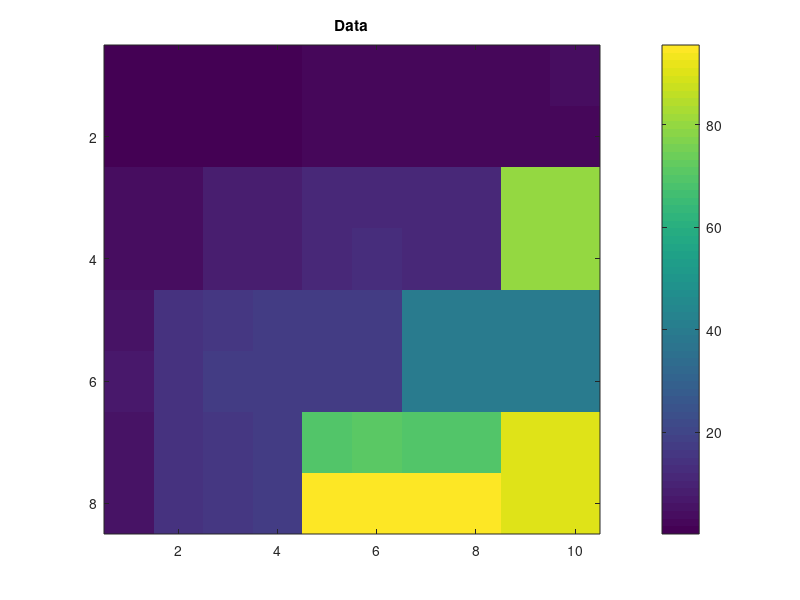

Write MATLAB code to recreate this figure. (Note: this script raises an error after producing the figure.)
close all;
clear all;
clc;
dbstop if error;
addpath(genpath('../../3D_Questionnaire/Questionnaire'));
addpath(genpath('../../3D_Questionnaire/utils'));
addpath(genpath('../../PCAclustering'));

addpath(genpath('../tiling'));


figspath1 = fullfile('tilingDemoOutput');


rng(654164);

%% Data

data = [1 1  1   1  2  2  3  3  3  3;...
    1 1  1   1  2  2  3  3  3  3;...
    4 4  8   8  11 11 11 11 80 80;...
    4 4  8   8  12 12 12  12 80 80;...
    6 14 16  17 18 18 40 40 40 40;...
    6 14 16  17 18 18 40 40 40 40;...
    6 14 16  17 70 70 70 70 90 90;...
    6 14 16  17 95 95 95 95 90 90];
data = data + randn(size(data))*0.3;
figure;
imagesc(data);colorbar;
title('Data');

%% Init params

eigsnum_col = 2;
eigsnum_row = 3;
eigsnum_trial= 2;
row_alpha = .2;
row_beta = 0;
col_alpha = .2;
col_beta = 0;
trial_alpha = .2;
trial_beta = 0;
params  = SetQuestPCAclusteringParams;

[row_tree, col_tree] = RunQuestionnaireViaPCAclustering(params, data);

%% Visualization

[~, row_order] = sort(row_tree{2}.clustering);
[~, col_order] = sort(col_tree{2}.clustering);
orderedData = data(row_order, :);
orderedData = orderedData(:, col_order);

% prepare trees for recursion
for treeLevel = 1:length(row_tree)
    row_orderedtree{treeLevel} = row_tree{treeLevel};
    row_orderedtree{treeLevel}.clustering = row_tree{treeLevel}.clustering( row_order);
end
for treeLevel = 1:length(col_tree)
    col_orderedtree{treeLevel} = col_tree{treeLevel};
    col_orderedtree{treeLevel}.clustering = col_tree{treeLevel}.clustering( col_order);
end

figure;
subplot(2,2,1);
imagesc(data);title('Data');
subplot(2,2,2);
imagesc(orderedData);title('Ordered Data');
subplot(2,2,3);
plotTreeWithColors(row_orderedtree, 1:size(data,1));
title('Row Tree');

subplot(2,2,4);
plotTreeWithColors(col_orderedtree, 1:size(data,2))
title('Col Tree');


ind2data = 1;
minErr = Inf;
tiling.isbusy = zeros(size(orderedData, 1), size(orderedData, 2), 1);
tiling.isLeader = zeros(size(orderedData, 1), size(orderedData, 2), 1);
solutionTiling = [];
figure;
clc;
l = 1;
vol_v = {[8 16] [10 12]};

for vol_i = 1:length(vol_v)
    [minCurrErr, tilingCurrRes, currSolutionTiling] = recursiveTiling2D(orderedData(:,:,1), row_orderedtree, col_orderedtree, vol_v{vol_i}, ind2data, tiling, solutionTiling, Inf);
    [minCurrErr1, currSolutionTiling1] = loopTiling2D(orderedData(:,:,1), row_orderedtree, col_orderedtree, vol_v{vol_i});
    
    if minCurrErr1 ~= minCurrErr
        if minCurrErr~= inf
            if max(max(abs(currSolutionTiling.isbusy - currSolutionTiling1.isbusy)))~=0
                error('s');
            end
        end
    end
    if minCurrErr < inf
        volumeRes(l) = vol_v(vol_i);
        minErr(l) = minCurrErr;
        tilingRes(l) =   tilingCurrRes;
        solutionTilingRes(l) = currSolutionTiling;
        l = l + 1;
    end
end
%
%
% small_row_tree{1}.folder_count = 4;
% small_row_tree{1}.folder_sizes = [1 1 1 1];
% small_row_tree{1}.clustering = [1 2 3 4];
% small_row_tree{1}.super_folders = [1 1 2 2];
%
% small_row_tree{2}.folder_count = 2;
% small_row_tree{2}.folder_sizes = [2 2];
% small_row_tree{2}.clustering = [1 1 2 2];
% small_row_tree{2}.super_folders = [ 1 1];
%
% small_row_tree{3}.folder_count = 1;
% small_row_tree{3}.folder_sizes = 4;
% small_row_tree{3}.clustering = [1 1 1 1];
% small_row_tree{3}.super_folders = [];
%
% small_col_tree = small_row_tree;
% small_data = rand(4);
% small_vol = 4;
% ind2data = 1;
% minErr = Inf;
% tiling.isbusy = zeros(size(small_data, 1), size(small_data, 2), 1);
% tiling.isLeader = zeros(size(small_data, 1), size(small_data, 2), 1);
% solutionTiling = [];
% figure;
% clc;
% [minCurrErr, tilingCurrRes, currSolutionTiling] = recursiveTiling2D(small_data, small_row_tree, small_col_tree, small_vol, 1, tiling, solutionTiling, Inf);
% [minErr1, solutionTiling] = loopTiling2D(small_data, small_row_tree, small_col_tree, small_vol);
